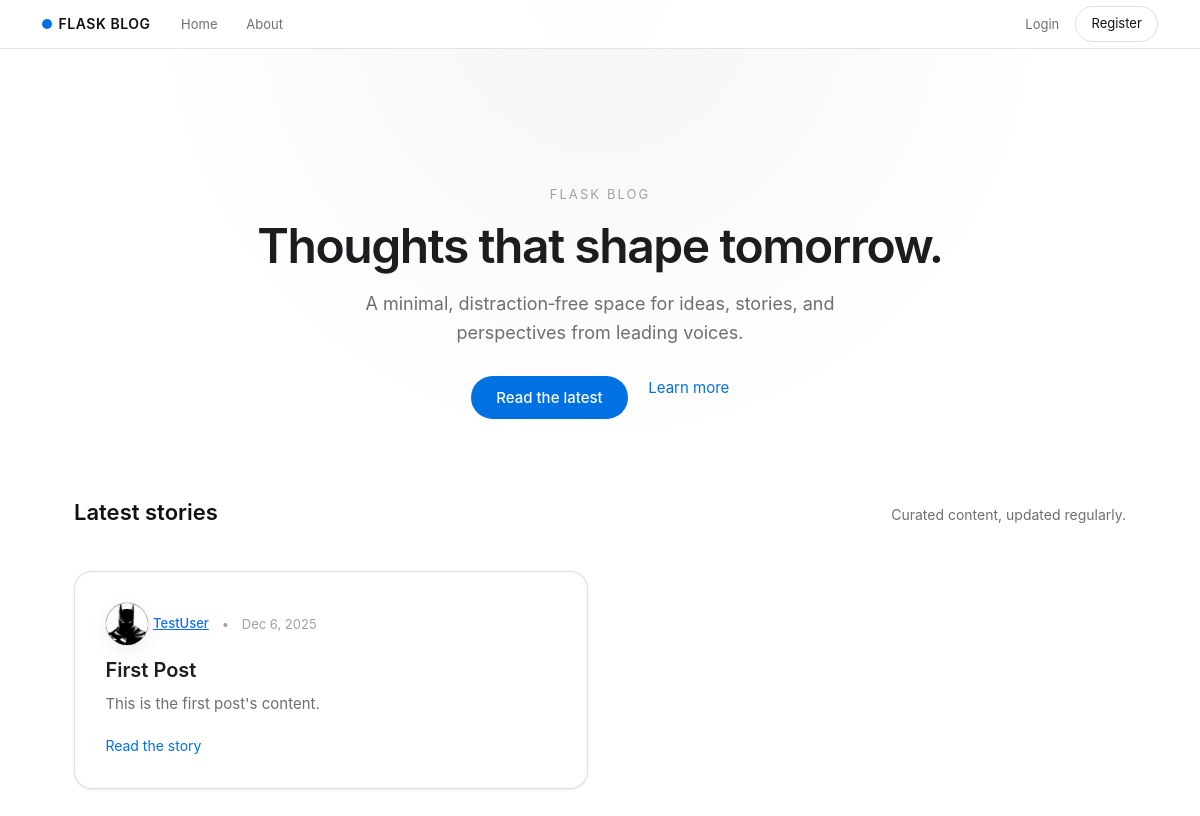
The app's page /home, older data.
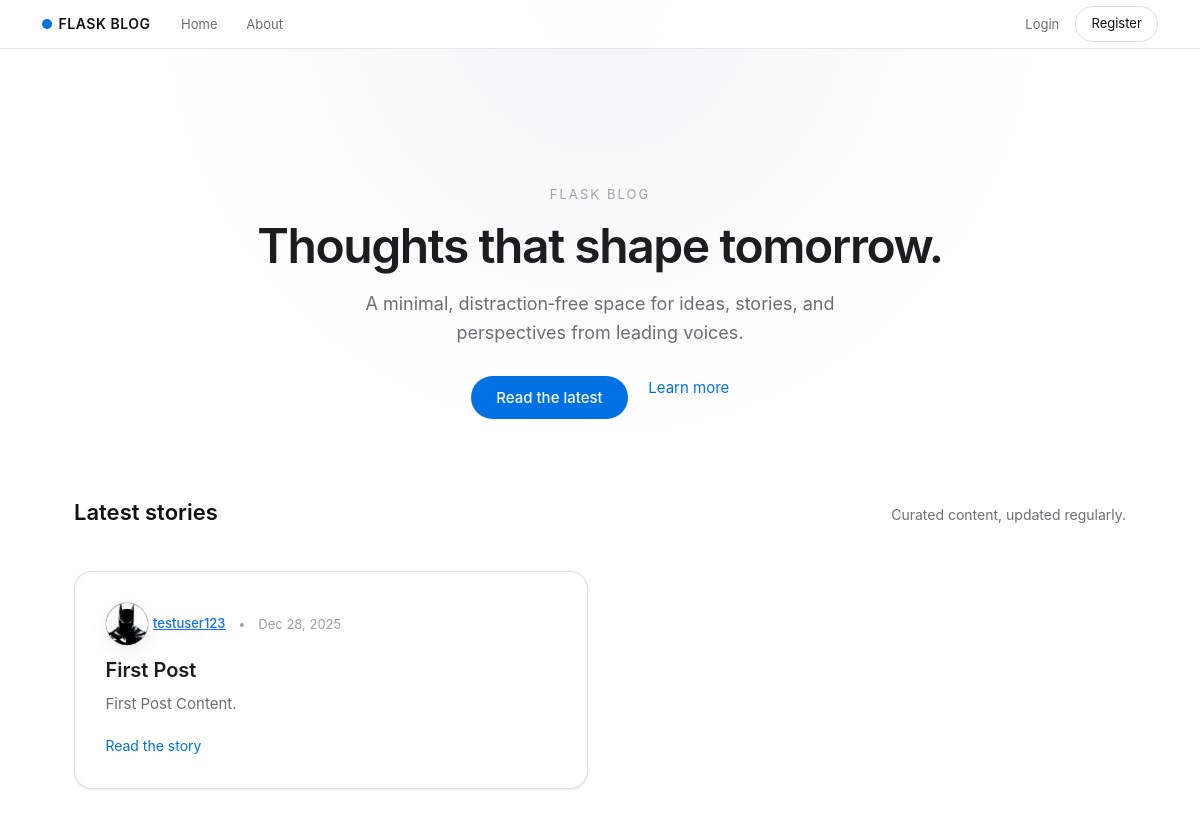
The same page, newer data.
### flaskblog/models.py (models this page shows, shortened)
class Post(db.Model):
    id = db.Column(db.Integer, primary_key=True)
    title = db.Column(db.String(100), nullable=False)
    date_posted = db.Column(
        db.DateTime(timezone=True),
        nullable=False,
        default=lambda: datetime.now(timezone.utc)
    )
    content = db.Column(db.Text, nullable=False)
    user_id = db.Column(db.Integer, db.ForeignKey('user.id'), nullable=False)

class User(db.Model, UserMixin):
    id = db.Column(db.Integer, primary_key=True)
    username = db.Column(db.String(20), unique=True, nullable=False)
    email = db.Column(db.String(120), unique=True, nullable=False)
    image_file = db.Column(db.String(20), nullable=False, default='default.jpg')
    password = db.Column(db.String(60), nullable=False)
    posts = db.relationship('Post', backref='author', lazy=True)

### flaskblog/main/routes.py (the view)
@main.route("/")
@main.route("/home")
def home():
    page = request.args.get('page', 1, type=int)
    posts = Post.query.order_by(Post.date_posted.desc()).paginate(page=page, per_page=10)
    return render_template("home.html", posts=posts)

### flaskblog/templates/home.html (shortened to what this page needs)
{% extends "layout.html" %} {% block content %}
<section class="hero text-center">
  <p class="hero-eyebrow">Flask Blog</p>
  <h1 class="hero-title">Thoughts that shape tomorrow.</h1>
  <p class="hero-subtitle">
    A minimal, distraction‑free space for ideas, stories, and perspectives from
    leading voices.
  </p>
  <div class="hero-cta">
    <a href="#stories" class="hero-link primary">Read the latest</a>
    <a href="/about" class="hero-link secondary">Learn more</a>
  </div>
</section>
<section id="stories" class="stories-section">
  <div class="section-header">
    <h2 class="section-title">Latest stories</h2>
    <p class="section-subtitle">Curated content, updated regularly.</p>
  </div>
  <div class="row g-4">
    {% for post in posts.items %}
    <div class="col-md-6">
      <article class="story-tile">
        <div class="story-meta">
          <span class="author-wrap">
            <img
              class="story-avatar"
              src="{{ url_for('static', filename='profile_pics/' ~ post.author.image_file) }}"
              alt="{{ post.author.username }}'s avatar"
            />
            <a
              class="story-author"
              href="{{ url_for('users.user_posts', username=post.author.username) }}"
              >{{ post.author.username }}</a
            >
          </span>
          <span class="story-dot">•</span>
          <span class="story-date"
            >{{ post.date_posted.strftime('%b %-d, %Y') }}</span
          >
        </div>
        <h3 class="story-title">{{ post.title }}</h3>
        <p class="story-excerpt">{{ post.content }}</p>
        <a
          href="{{ url_for('posts.post', post_id=post.id) }}"
          class="story-link"
          >Read the story</a
        >
      </article>
    </div>
    {% endfor %}
  </div>
</section>
{% endblock content %}

Row changes from the older to the newer data that the page shows:
changed Post "First Post": author.username "TestUser" → "testuser123"; date_posted "Dec 6, 2025" → "Dec 28, 2025"; content "This is the first post's content." → "First Post Content."
